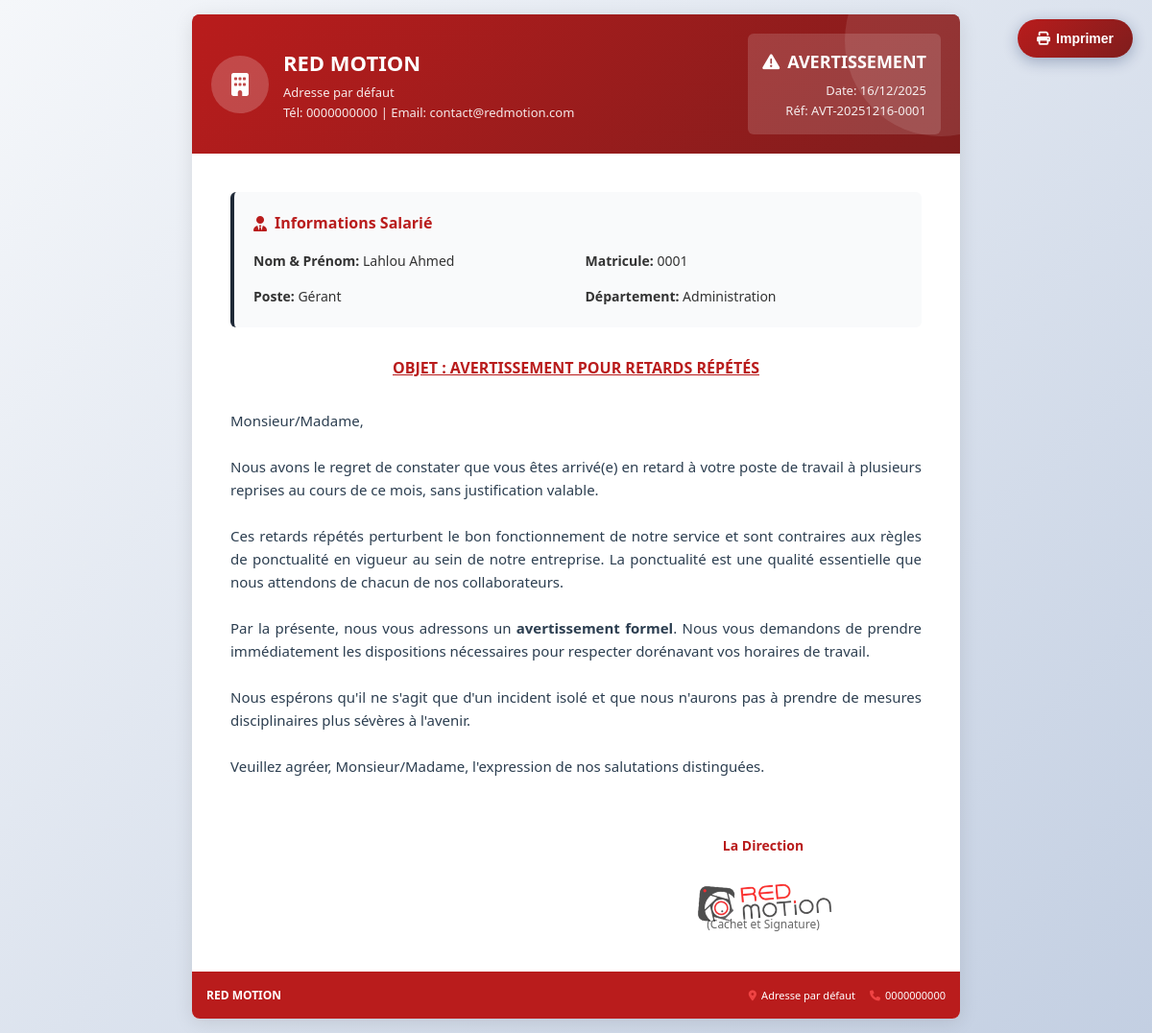
/vue/imprimer_avertissement.php?id_employe=1, run on the app's committed database.
### tables this page shows
CREATE TABLE `societe_info` (
  `id` int NOT NULL,
  `nom` varchar(255) NOT NULL,
  `adresse` text,
  `telephone` varchar(50) DEFAULT NULL,
  `email` varchar(100) DEFAULT NULL,
  `rc` varchar(100) DEFAULT NULL,
  `nif` varchar(100) DEFAULT NULL,
  `nis` varchar(100) DEFAULT NULL,
  `art` varchar(100) DEFAULT NULL,
  `cnss` varchar(100) DEFAULT NULL,
  `if_fiscal` varchar(100) DEFAULT NULL,
  `ice` varchar(100) DEFAULT NULL,
  `logo_path` varchar(255) DEFAULT NULL,
  `cachet_path` varchar(255) DEFAULT NULL,
  `jours_conge_annuel` int DEFAULT '18',
  `weekend_days` varchar(50) DEFAULT '0'
);

CREATE TABLE `employes` (
  `id` int NOT NULL,
  `nom` varchar(100) NOT NULL,
  `prenom` varchar(100) NOT NULL,
  `email` varchar(150) DEFAULT NULL,
  `telephone` varchar(20) DEFAULT NULL,
  `date_naissance` date DEFAULT NULL,
  `date_embauche` date DEFAULT NULL,
  `salaire` decimal(10,2) DEFAULT NULL,
  `id_poste` int DEFAULT NULL,
  `statut` enum('Actif','Congé','Terminé') DEFAULT 'Actif',
  `photo` varchar(255) DEFAULT NULL,
  `adresse` text,
  `cin` varchar(20) DEFAULT NULL,
  `cnss` varchar(50) DEFAULT NULL,
  `date_creation` datetime DEFAULT CURRENT_TIMESTAMP,
  `situation_familiale` varchar(50) DEFAULT NULL,
  `nombre_enfants` int DEFAULT '0',
  `type_contrat` varchar(50) DEFAULT NULL,
  `rib` varchar(50) DEFAULT NULL,
  `solde_conge` float DEFAULT '18'
);

CREATE TABLE `postes` (
  `id` int NOT NULL,
  `titre` varchar(100) NOT NULL,
  `id_departement` int DEFAULT NULL,
  `description` text,
  `date_creation` datetime DEFAULT CURRENT_TIMESTAMP,
  `parent_id` int DEFAULT NULL
);

CREATE TABLE `departements` (
  `id` int NOT NULL,
  `nom` varchar(100) NOT NULL,
  `description` text,
  `date_creation` datetime DEFAULT CURRENT_TIMESTAMP
);

### model/hr_functions.php (called while the page is built, shortened)
<?php
include_once __DIR__ . '/../config/connexion.php';
function getEmploye($id) {
    global $connexion;
    $sql = "SELECT e.*, p.titre as poste, p.id as id_poste, d.nom as departement, d.id as id_departement
            FROM employes e
            LEFT JOIN postes p ON e.id_poste = p.id
            LEFT JOIN departements d ON p.id_departement = d.id
            WHERE e.id = ?";
    $req = $connexion->prepare($sql);
    $req->execute([$id]);
    return $req->fetch(PDO::FETCH_ASSOC);
}
?>

### vue/imprimer_avertissement.php (the view, shortened to what this page needs)
<?php
include '../config/connexion.php';
include '../model/hr_functions.php';
$id_employe = $_GET['id_employe'] ?? null;
$employe = getEmploye($id_employe);
$stmt = $connexion->query("SELECT * FROM societe_info LIMIT 1");
$societe = $stmt->fetch(PDO::FETCH_ASSOC);
$date = date('d/m/Y');
$reference = 'AVT-' . date('Ymd') . '-' . str_pad($id_employe, 4, '0', STR_PAD_LEFT);
?>
<!DOCTYPE html>
<html lang="fr">
<head>
    <link href="https://cdnjs.cloudflare.com/ajax/libs/font-awesome/6.4.0/css/all.min.css" rel="stylesheet">
</head>
<body>
    <button class="print-btn" onclick="window.print()">
        <i class="fas fa-print"></i> Imprimer
    </button>
    <div class="container">
        <div class="header">
            <div class="header-content">
                <div class="logo-section">
                    <div class="logo">
                        <?php if(!empty($societe['logo_path']) && file_exists(__DIR__ . '/../' . $societe['logo_path'])): ?>
                            <img src="../<?= $societe['logo_path'] ?>" alt="Logo">
                        <?php else: ?>
                            <i class="fas fa-building"></i>
                        <?php endif; ?>
                    </div>
                    <div class="company-info">
                        <h1><?= !empty($societe['nom']) ? htmlspecialchars($societe['nom']) : 'RED MOTION' ?></h1>
                        <p><?= !empty($societe['adresse']) ? htmlspecialchars($societe['adresse']) : 'Audio Visual et Production Videos' ?></p>
                        <p>Tél: <?= !empty($societe['telephone']) ? htmlspecialchars($societe['telephone']) : '' ?> | Email: <?= !empty($societe['email']) ? htmlspecialchars($societe['email']) : '' ?></p>
                    </div>
                </div>
                <div class="document-info">
                    <div class="document-number">
                        <i class="fas fa-exclamation-triangle"></i>
                        AVERTISSEMENT
                    </div>
                    <div class="document-date">
                        Date: <?= $date ?>
                    </div>
                    <div class="document-date">
                        Réf: <?= $reference ?>
                    </div>
                </div>
            </div>
        </div>
        <div class="content">
            <div class="employee-card">
                <div class="card-title">
                    <i class="fas fa-user-tie"></i> Informations Salarié
                </div>
                <div class="info-grid">
                    <div><strong>Nom & Prénom:</strong> <?= $employe['nom'] . ' ' . $employe['prenom'] ?></div>
                    <div><strong>Matricule:</strong> <?= str_pad($employe['id'], 4, '0', STR_PAD_LEFT) ?></div>
                    <div><strong>Poste:</strong> <?= $employe['poste'] ?></div>
                    <div><strong>Département:</strong> <?= $employe['departement'] ?></div>
                </div>
            </div>
            <div class="letter-subject">OBJET : AVERTISSEMENT POUR RETARDS RÉPÉTÉS</div>
            <div class="letter-body">
                <p>Monsieur/Madame,</p>
                <br>
                <p>Nous avons le regret de constater que vous êtes arrivé(e) en retard à votre poste de travail à plusieurs reprises au cours de ce mois, sans justification valable.</p>
                <br>
                <p>Ces retards répétés perturbent le bon fonctionnement de notre service et sont contraires aux règles de ponctualité en vigueur au sein de notre entreprise. La ponctualité est une qualité essentielle que nous attendons de chacun de nos collaborateurs.</p>
                <br>
                <p>Par la présente, nous vous adressons un <strong>avertissement formel</strong>. Nous vous demandons de prendre immédiatement les dispositions nécessaires pour respecter dorénavant vos horaires de travail.</p>
                <br>
                <p>Nous espérons qu'il ne s'agit que d'un incident isolé et que nous n'aurons pas à prendre de mesures disciplinaires plus sévères à l'avenir.</p>
                <br>
                <p>Veuillez agréer, Monsieur/Madame, l'expression de nos salutations distinguées.</p>
            </div>
            <div class="signature-section">
                <div class="signature-box">
                    <p class="signature-title">La Direction</p>
                    <p style="font-size: 12px; color: #666;">(Cachet et Signature)</p>
                    <?php
                        $show_signature = !isset($_GET['signed']) || $_GET['signed'] == 1;
                        if (!empty($societe['cachet_path']) && $show_signature):
                             $cachetSrc = $societe['cachet_path'];
                    ?>
                        <img src="<?= $cachetSrc ?>" alt="Cachet" class="signature-img">
                    <?php endif; ?>
                </div>
            </div>
        </div>
        <div class="footer">
            <div class="footer-left">
                <?= !empty($societe['nom']) ? htmlspecialchars($societe['nom']) : 'RED MOTION - Audio Visual et Production Videos' ?>
            </div>
            <div class="footer-right">
                <div class="footer-contact">
                    <i class="fas fa-map-marker-alt"></i> <?= !empty($societe['adresse']) ? substr(htmlspecialchars($societe['adresse']), 0, 30) : 'Casablanca' ?>
                </div>
                <div class="footer-contact">
                    <i class="fas fa-phone"></i> <?= !empty($societe['telephone']) ? htmlspecialchars($societe['telephone']) : '+212 6 61 55 33 94' ?>
                </div>
            </div>
        </div>
    </div>
</body>
</html>

### vue/imprimer_avertissement.php (style rules this page uses)
:root { --primary-color: #b91c1c; --secondary-color: #1f2937; --accent-color: #ef4444; --text-color: #333; --light-gray: #f9fafb; --border-color: #e5e7eb; --gradient: linear-gradient(135deg, #b91c1c 0%, #7f1d1d 100%); }
* { margin: 0; padding: 0; box-sizing: border-box; }
body { font-family: 'Segoe UI', Tahoma, Geneva, Verdana, sans-serif; background: linear-gradient(135deg, #f5f7fa 0%, #c3cfe2 100%); min-height: 100vh; padding: 15px; line-height: 1.6; color: var(--text-color); font-size: 14px; }
.container { max-width: 800px; margin: 0 auto; background: white; border-radius: 8px; box-shadow: 0 4px 20px rgba(0, 0, 0, 0.1); overflow: hidden; position: relative; min-height: calc(100vh - 30px); display: flex; flex-direction: column; }
.container::before { content: ''; position: absolute; top: 0; left: 0; width: 100%; height: 4px; background: var(--gradient); }
.print-btn { position: fixed; top: 20px; right: 20px; background: var(--gradient); color: white; border: none; padding: 12px 20px; border-radius: 25px; cursor: pointer; font-size: 14px; font-weight: 600; box-shadow: 0 4px 15px rgba(10, 37, 88, 0.3); z-index: 1000; display: flex; align-items: center; gap: 6px; }
.header { background: var(--gradient); color: white; padding: 20px; position: relative; overflow: hidden; }
.header::before { content: ''; position: absolute; top: -50%; right: -10%; width: 200px; height: 200px; background: rgba(255, 255, 255, 0.1); border-radius: 50%; }
.header-content { display: flex; justify-content: space-between; align-items: center; position: relative; z-index: 2; }
.logo-section { display: flex; align-items: center; gap: 15px; }
.logo { width: 60px; height: 60px; background: rgba(255, 255, 255, 0.2); border-radius: 50%; display: flex; align-items: center; justify-content: center; font-size: 24px; color: white; overflow: hidden; }
.company-info h1 { font-size: 22px; font-weight: 700; margin-bottom: 3px; }
.company-info p { font-size: 13px; opacity: 0.9; }
.document-info { text-align: right; background: rgba(255, 255, 255, 0.15); padding: 15px; border-radius: 6px; }
.document-number { font-size: 18px; font-weight: 700; margin-bottom: 5px; display: flex; align-items: center; justify-content: flex-end; gap: 8px; }
.document-date { font-size: 13px; opacity: 0.9; }
.content { padding: 40px; flex: 1; }
.employee-card { background: var(--light-gray); border-radius: 6px; padding: 20px; border-left: 4px solid var(--secondary-color); margin-bottom: 30px; }
.card-title { font-size: 16px; font-weight: 700; color: var(--primary-color); margin-bottom: 15px; display: flex; align-items: center; gap: 8px; }
.info-grid { display: grid; grid-template-columns: repeat(2, 1fr); gap: 15px; font-size: 14px; }
.letter-body { font-size: 15px; text-align: justify; color: #2c3e50; }
.letter-subject { font-weight: 700; font-size: 16px; text-decoration: underline; margin: 30px 0; color: var(--primary-color); text-align: center; }
.signature-section { margin-top: 60px; display: flex; justify-content: flex-end; padding-right: 40px; position: relative; }
.signature-box { text-align: center; width: 250px; position: relative; }
.signature-title { font-weight: 700; color: var(--primary-color); margin-bottom: 60px; }
.signature-img { max-width: 180px; max-height: 100px; position: absolute; top: 40px; left: 50%; transform: translateX(-50%) rotate(-5deg); opacity: 0.9; mix-blend-mode: multiply; }
.footer { margin-top: auto; text-align: center; padding: 15px; background: var(--primary-color); color: white; font-size: 12px; display: flex; justify-content: space-between; align-items: center; }
.footer-left { font-weight: 700; }
.footer-right { display: flex; gap: 15px; font-size: 11px; }
.footer-contact { display: flex; align-items: center; gap: 5px; }
.footer-contact i { color: var(--accent-color); }

### data on the page
societe_info: nom "RED MOTION", adresse "Adresse par défaut", telephone "0000000000", email "contact@redmotion.com", cachet_path (picture)
employes: nom "Lahlou", prenom "Ahmed", id "0001", id_poste.titre "Gérant", departements.nom "Administration"

### other printed values
$reference "AVT-20251216-0001"
